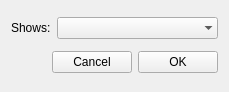
<?xml version="1.0" encoding="UTF-8"?>
<ui version="4.0">
    <class>main</class>
    <widget class="QWidget" name="main">
        <property name="windowModality">
            <enum>Qt::NonModal</enum>
        </property>
        <property name="geometry">
            <rect>
                <x>0</x>
                <y>0</y>
                <width>229</width>
                <height>92</height>
            </rect>
        </property>
        <property name="windowTitle">
            <string>Form</string>
        </property>
        <layout class="QVBoxLayout" name="verticalLayout">
            <item>
                <layout class="QHBoxLayout" name="horizontalLayout">
                    <item>
                        <widget class="QLabel" name="shows_label">
                            <property name="text">
                                <string>Shows:</string>
                            </property>
                        </widget>
                    </item>
                    <item>
                        <widget class="QComboBox" name="shows_cbox">
                            <property name="enabled">
                                <bool>true</bool>
                            </property>
                            <property name="sizePolicy">
                                <sizepolicy hsizetype="MinimumExpanding" vsizetype="Fixed">
                                    <horstretch>1</horstretch>
                                    <verstretch>1</verstretch>
                                </sizepolicy>
                            </property>
                            <property name="sizeAdjustPolicy">
                                <enum>QComboBox::AdjustToMinimumContentsLengthWithIcon</enum>
                            </property>
                            <property name="frame">
                                <bool>false</bool>
                            </property>
                        </widget>
                    </item>
                </layout>
            </item>
            <item>
                <layout class="QHBoxLayout" name="horizontalLayout_2">
                    <item>
                        <spacer name="horizontalSpacer">
                            <property name="orientation">
                                <enum>Qt::Horizontal</enum>
                            </property>
                            <property name="sizeHint" stdset="0">
                                <size>
                                    <width>29</width>
                                    <height>17</height>
                                </size>
                            </property>
                        </spacer>
                    </item>
                    <item>
                        <widget class="QPushButton" name="cancel_btn">
                            <property name="text">
                                <string>Cancel</string>
                            </property>
                        </widget>
                    </item>
                    <item>
                        <widget class="QPushButton" name="ok_btn">
                            <property name="text">
                                <string>OK</string>
                            </property>
                        </widget>
                    </item>
                </layout>
            </item>
        </layout>
    </widget>
    <resources/>
    <connections/>
</ui>
